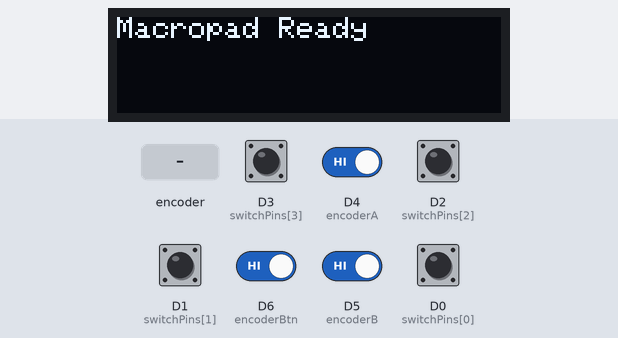
Simulated run of this sketch. Board: ESP8266 (NodeMCU). Parts: 128×32 one-colour display. The test bench sets the inputs (shaded band); at power-on: D0 (switchPins[0]), D1 (switchPins[1]), D2 (switchPins[2]), D3 (switchPins[3]), D4 (encoderA), D5 (encoderB), D6 (encoderBtn) HIGH. USB keyboard and mouse output is not drawn.

Above: at 1.7 s.
1.8 s: rotary encoder on D4 (encoderA) / D5 (encoderB) turned 3 steps (first pin leading)
At 2.7 s:
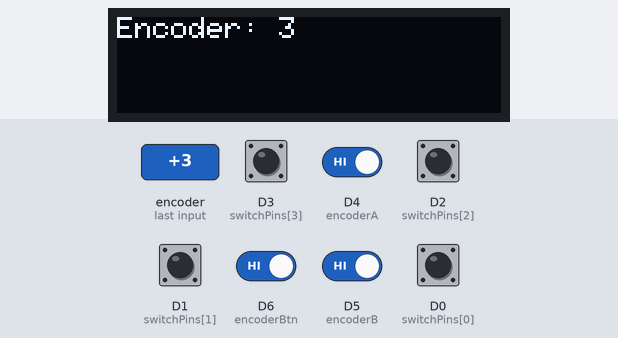
3.9 s: D3 (switchPins[3]) pulled LOW for 0.15 s
At 4.6 s:
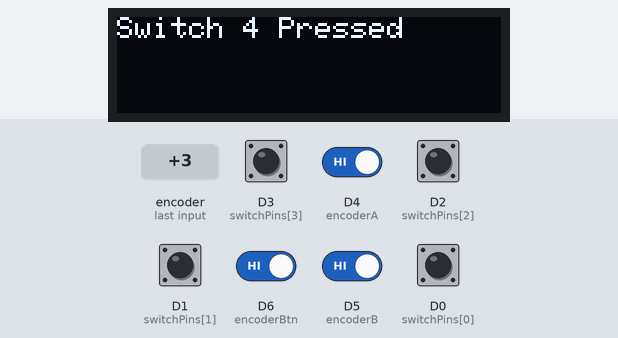
5.5 s: D6 (encoderBtn) driven LOW
At 6.7 s:
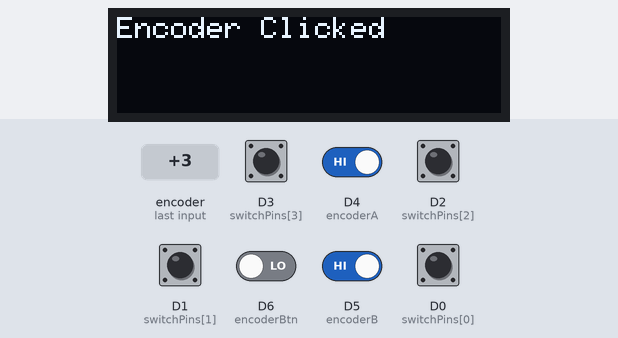
7.0 s: D2 (switchPins[2]) pulled LOW for 1 s
At 7.12 s:
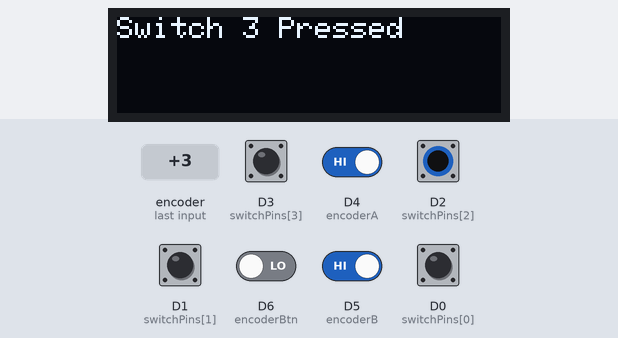
9.5 s: D1 (switchPins[1]) pulled LOW for 0.15 s
At 9.7 s:
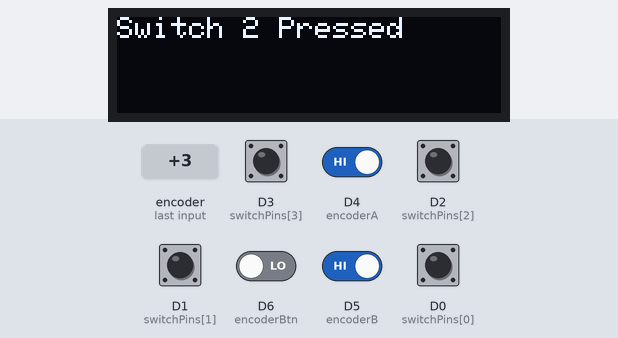
11.3 s: D0 (switchPins[0]) pulled LOW for 0.15 s
At 11.42 s:
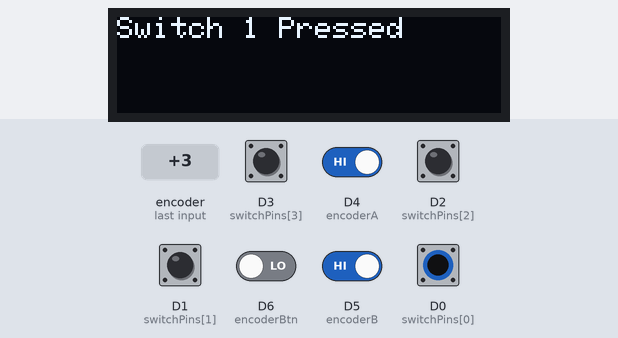
Timing chart, 0 to 14.0 s (numbered marks = the images above; inputs shaded):
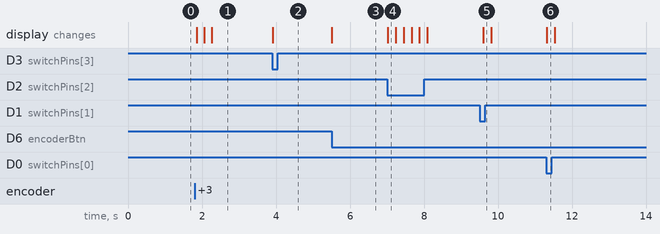

The sketch:

main.ino
```cpp
#include <Wire.h>
#include <Adafruit_GFX.h>
#include <Adafruit_SSD1306.h>
#include <Keyboard.h>

#define SCREEN_WIDTH 128
#define SCREEN_HEIGHT 32
#define OLED_RESET -1
Adafruit_SSD1306 display(SCREEN_WIDTH, SCREEN_HEIGHT, &Wire, OLED_RESET);

const int switchPins[] = {D0, D1, D2, D3};
const int encoderA = D4;
const int encoderB = D5;
const int encoderBtn = D6;

volatile int encoderPos = 0;
int lastEncoderState;

void setup() {
  Serial.begin(9600);
  Keyboard.begin();

  for(int i = 0; i < 4; i++) {
    pinMode(switchPins[i], INPUT_PULLUP);
  }

  pinMode(encoderA, INPUT_PULLUP);
  pinMode(encoderB, INPUT_PULLUP);
  pinMode(encoderBtn, INPUT_PULLUP);

  lastEncoderState = digitalRead(encoderA);

  if(!display.begin(SSD1306_SWITCHCAPVCC, 0x3C)) {
    while(1);
  }

  display.clearDisplay();
  display.setTextSize(1);
  display.setTextColor(SSD1306_WHITE);
  display.setCursor(0,0);
  display.println(F("Macropad Ready"));
  display.display();
  delay(500);
}

void loop() {
  for(int i = 0; i < 4; i++) {
    if(digitalRead(switchPins[i]) == LOW) {
      display.clearDisplay();
      display.setCursor(0,0);
      display.print(F("Switch "));
      display.print(i + 1);
      display.println(F(" Pressed"));
      display.display();

      if(i == 0) Keyboard.write('a');
      else if(i == 1) Keyboard.write('b');
      else if(i == 2) Keyboard.write('c');
      else if(i == 3) Keyboard.write('d');

      delay(200);
    }
  }

  int currentEncoderState = digitalRead(encoderA);
  if (currentEncoderState != lastEncoderState && currentEncoderState == HIGH) {
    if (digitalRead(encoderB) != currentEncoderState) {
      encoderPos++;
      Keyboard.press(KEY_UP_ARROW);
      Keyboard.releaseAll();
    } else {
      encoderPos--;
      Keyboard.press(KEY_DOWN_ARROW);
      Keyboard.releaseAll();
    }

    display.clearDisplay();
    display.setCursor(0,0);
    display.print(F("Encoder: "));
    display.println(encoderPos);
    display.display();
  }
  lastEncoderState = currentEncoderState;

  if(digitalRead(encoderBtn) == LOW) {
    display.clearDisplay();
    display.setCursor(0,0);
    display.println(F("Encoder Clicked"));
    display.display();

    Keyboard.write(' ');
    delay(200);
  }
}
```

Measured:
- after the input at 1.8 s, the display: first changes after 0.06 s (image 1 shows a later state)
- after the input at 3.9 s, the display: changes at once (image 2)
- after the input at 5.5 s, the display: changes at once (image 3)
- after the input at 7.0 s, the display: changes at once (image 4)
- after the input at 9.5 s, the display: changes after 0.10 s (image 5)
- after the input at 11.3 s, the display: changes at once (image 6)
